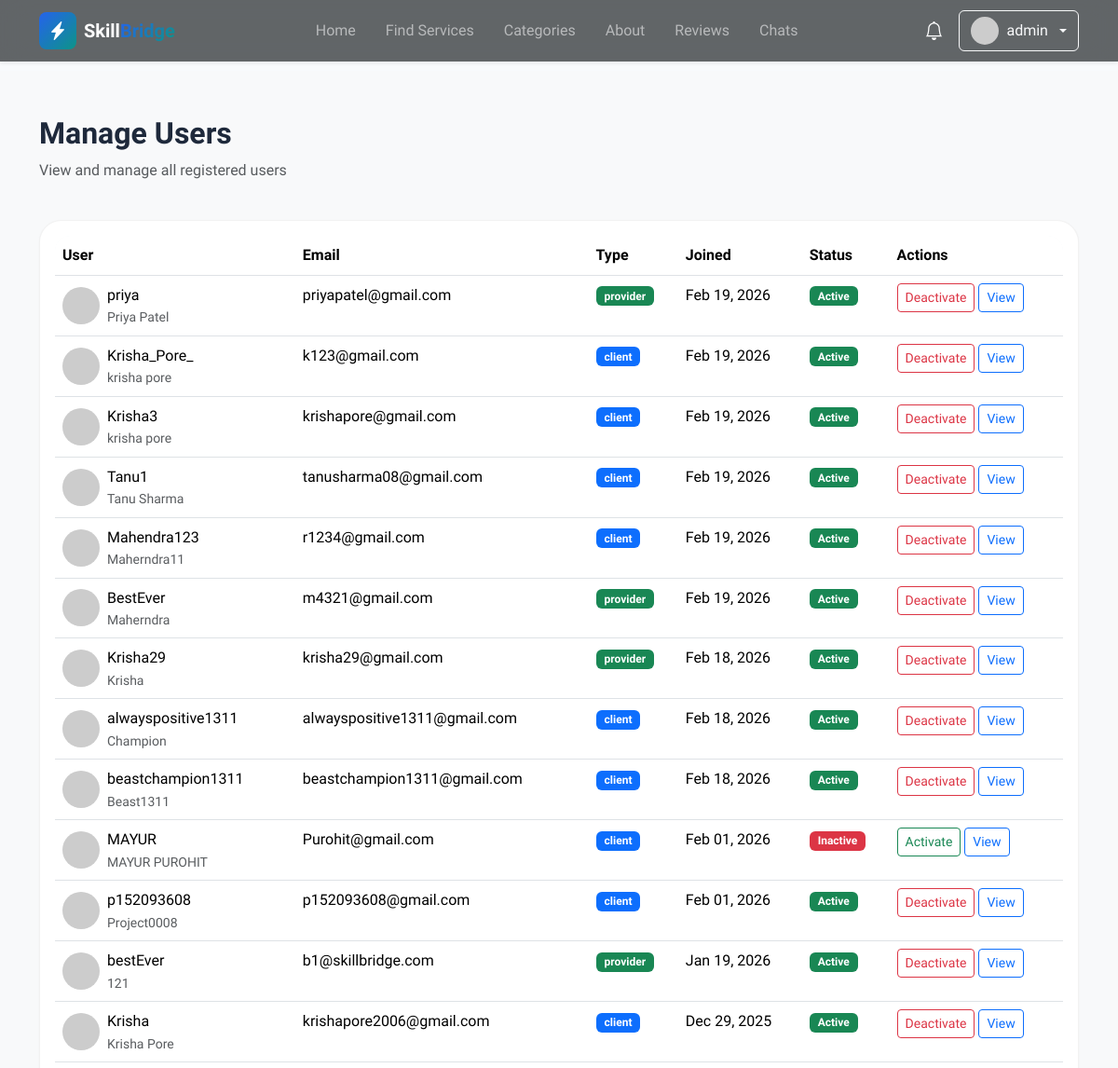
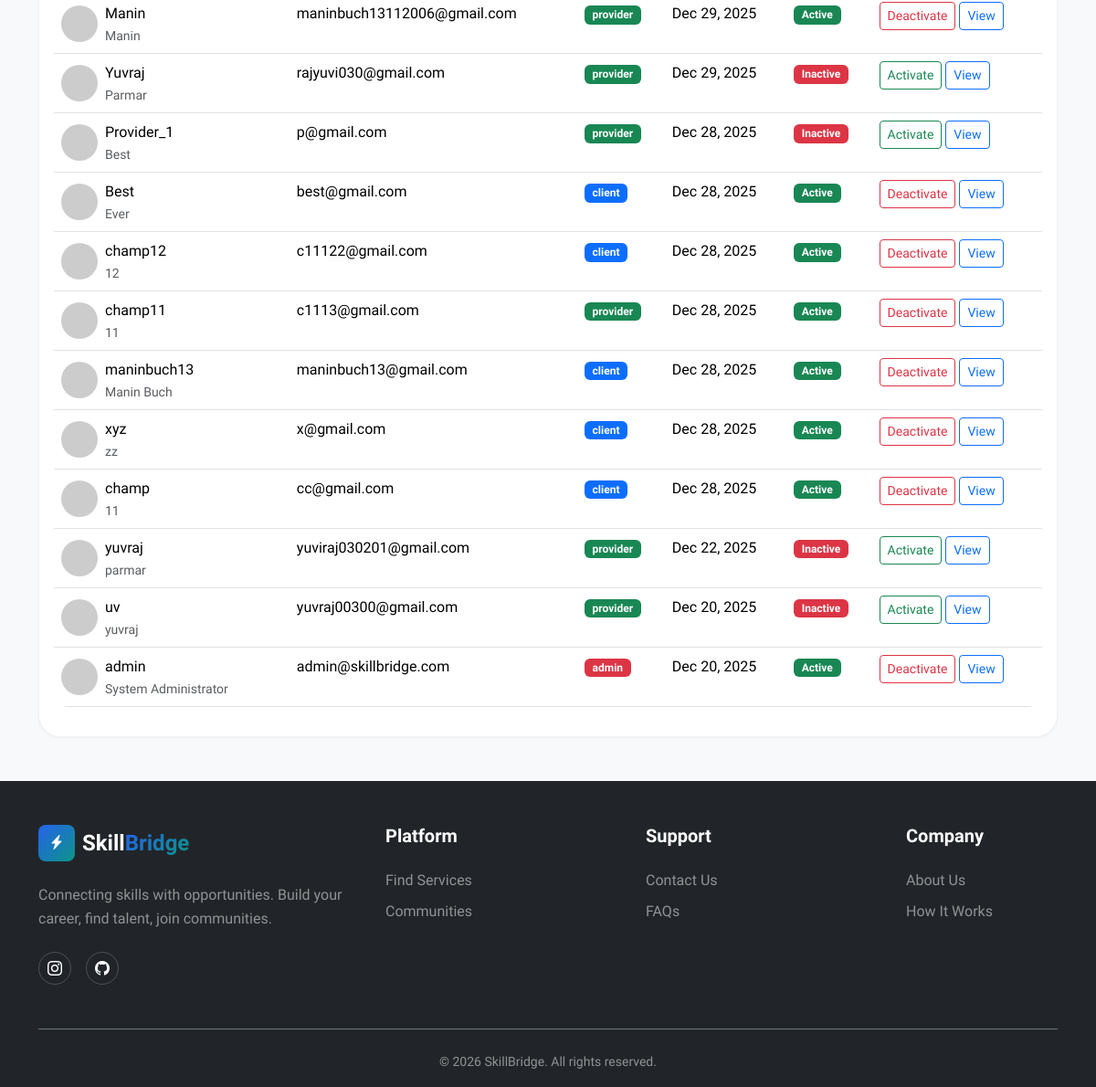
Page /admin/users (signed in) on the committed database (2 pictures, top to bottom).
### models.py (models this page shows, shortened)
class User(UserMixin, db.Model):
    __tablename__ = 'users'
    id = db.Column(db.Integer, primary_key=True)
    username = db.Column(db.String(80), unique=True, nullable=False, index=True)
    email = db.Column(db.String(120), unique=True, nullable=False, index=True)
    password_hash = db.Column(db.String(255), nullable=False)
    user_type = db.Column(db.String(20), nullable=False, default='client')
    full_name = db.Column(db.String(100))
    bio = db.Column(db.Text)
    avatar_url = db.Column(db.String(255), default='default-avatar.png')
    phone = db.Column(db.String(20))
    is_active = db.Column(db.Boolean, default=True)
    is_verified = db.Column(db.Boolean, default=False)
    created_at = db.Column(db.DateTime, default=datetime.utcnow, nullable=False)
    updated_at = db.Column(db.DateTime, default=datetime.utcnow, onupdate=datetime.utcnow)
    services = db.relationship('Service', backref='provider', lazy='dynamic',
                              foreign_keys='Service.user_id')
    reviews = db.relationship('Review', backref='reviewer', lazy='dynamic',
                             foreign_keys='Review.user_id')
    orders_as_buyer = db.relationship('Order', backref='buyer', lazy='dynamic',
                                     foreign_keys='Order.buyer_id')
    orders_as_seller = db.relationship('Order', backref='seller', lazy='dynamic',
                                      foreign_keys='Order.seller_id')
    favorites = db.relationship('Favorite', backref='user', lazy='dynamic',
                               cascade='all, delete-orphan')
    notifications = db.relationship('Notification', backref='user', lazy='dynamic',
                                   cascade='all, delete-orphan')
    def is_admin(self):
        return self.user_type == 'admin'
    def get_unread_notifications_count(self):
        return self.notifications.filter_by(is_read=False).count()
    def get_recent_notifications(self, limit=5):
        return self.notifications.order_by(db.text('created_at desc')).limit(limit)
    def get_avatar_url(self):
        from flask import url_for
        if not self.avatar_url or self.avatar_url == 'default-avatar.png':
            return f"https://ui-avatars.com/api/?name={self.username}&background=random&color=fff&size=128"
        if self.avatar_url.startswith('http'):
            return self.avatar_url
        return url_for('static', filename='avatars/' + self.avatar_url)

### routes.py (the view)
@admin_bp.route('/users')
@admin_required
def users():
    users = User.query.order_by(User.created_at.desc()).all()
    return render_template('admin/users.html', users=users)

### routes.py (called while the page is built)
def admin_required(f):
    @wraps(f)
    def decorated_function(*args, **kwargs):
        if not current_user.is_authenticated or not current_user.is_admin():
            flash('You need admin privileges to access this page.', 'danger')
            return redirect(url_for('main.index'))
        return f(*args, **kwargs)
    return decorated_function

### templates/admin/users.html (shortened to what this page needs)
{% extends 'base.html' %}
{% block content %}
<section class="py-5 bg-light">
    <div class="container">
        <div class="row mb-4">
            <div class="col">
                <h2 class="fw-bold">Manage Users</h2>
                <p class="text-muted">View and manage all registered users</p>
            </div>
        </div>
        <div class="card">
            <div class="card-body">
                <div class="table-responsive">
                    <table class="table table-hover">
                        <thead>
                            <tr>
                                <th>User</th>
                                <th>Email</th>
                                <th>Type</th>
                                <th>Joined</th>
                                <th>Status</th>
                                <th>Actions</th>
                            </tr>
                        </thead>
                        <tbody>
                            {% for user in users %}
                            <tr>
                                <td>
                                    <div class="d-flex align-items-center">
                                        <img src="{{ url_for('static', filename='images/' + user.avatar_url) }}"
                                            class="rounded-circle me-2" width="40" height="40"
                                            onerror="this.src='https://via.placeholder.com/40?text={{ user.username[0].upper() }}'">
                                        <div>
                                            <div class="fw-medium">{{ user.username }}</div>
                                            <div class="small text-muted">{{ user.full_name or 'N/A' }}</div>
                                        </div>
                                    </div>
                                </td>
                                <td>{{ user.email }}</td>
                                <td>
                                    <span
                                        class="badge bg-{% if user.user_type == 'admin' %}danger{% elif user.user_type == 'provider' %}success{% else %}primary{% endif %}">
                                        {{ user.user_type }}
                                    </span>
                                </td>
                                <td>{{ user.created_at.strftime('%b %d, %Y') }}</td>
                                <td>
                                    <span class="badge bg-{% if user.is_active %}success{% else %}danger{% endif %}">
                                        {% if user.is_active %}Active{% else %}Inactive{% endif %}
                                    </span>
                                </td>
                                <td>
                                    <form method="POST"
                                        action="{{ url_for('admin.toggle_user_status', user_id=user.id) }}"
                                        class="d-inline">
                                        <button type="submit"
                                            class="btn btn-sm btn-outline-{% if user.is_active %}danger{% else %}success{% endif %}">
                                            {% if user.is_active %}Deactivate{% else %}Activate{% endif %}
                                        </button>
                                    </form>
                                    <a href="{{ url_for('user.profile', username=user.username) }}"
                                        class="btn btn-sm btn-outline-primary">
                                        View
                                    </a>
                                </td>
                            </tr>
                            {% endfor %}
                        </tbody>
                    </table>
                </div>
            </div>
        </div>
    </div>
</section>
{% endblock %}

### templates/components/header.html (shortened to what this page needs)
<header class="navbar navbar-expand-lg navbar-dark fixed-top shadow-sm"
    style="background-color: rgba(33, 37, 41, 0.7) !important; backdrop-filter: blur(15px);">
    <div class="container">
        <a class="navbar-brand d-flex align-items-center" href="{{ url_for('main.index') }}">
            <div class="logo-icon gradient-primary rounded-3 p-2 me-2">
                <i class="bi bi-lightning-charge-fill text-white"></i>
            </div>
            <span class="fw-bold">Skill<span class="text-gradient">Bridge</span></span>
        </a>
        <div class="collapse navbar-collapse" id="navbarNav">
            <ul class="navbar-nav mx-auto">
                <li class="nav-item">
                    <a class="nav-link" href="{{ url_for('main.index') }}">Home</a>
                </li>
                <li class="nav-item">
                    <a class="nav-link" href="{{ url_for('service.browse') }}">Find Services</a>
                </li>
                <li class="nav-item">
                    <a class="nav-link" href="{{ url_for('main.index') }}#categories">Categories</a>
                </li>
                <li class="nav-item">
                    <a class="nav-link" href="{{ url_for('main.about') }}">About</a>
                </li>
                <li class="nav-item">
                    <a class="nav-link" href="{{ url_for('main.reviews') }}">Reviews</a>
                </li>
                {% if current_user.is_authenticated %}
                <li class="nav-item">
                    <a class="nav-link" href="{{ url_for('user.chats') }}">Chats</a>
                </li>
                {% endif %}
            </ul>
            <div class="d-flex align-items-center gap-3 mt-3 mt-lg-0">
                {% if current_user.is_authenticated %}
                <div class="dropdown">
                    <button class="btn btn-link text-white position-relative p-0" type="button"
                        data-bs-toggle="dropdown">
                        <i class="bi bi-bell fs-5"></i>
                    </button>
                </div>
                <div class="dropdown">
                    <button class="btn btn-outline-light dropdown-toggle d-flex align-items-center gap-2" type="button"
                        data-bs-toggle="dropdown">
                        <img src="{{ current_user.get_avatar_url() }}" alt="Avatar" class="rounded-circle" width="30"
                            height="30">
                        <span>{{ current_user.username }}</span>
                    </button>
                </div>
                {% else %}
                <a href="{{ url_for('auth.login') }}" class="btn btn-outline-light">Log In</a>
                <a href="{{ url_for('auth.register') }}" class="btn btn-gradient-primary">Get Started</a>
                {% endif %}
            </div>
        </div>
    </div>
</header>
<div style="height: 76px;" id="navbar-spacer"></div>

### static/css/custom.css (style rules this page uses)
:root { --primary: #2563eb; --primary-hover: #1d4ed8; --accent: #0d9488; --background: #f8fafc; --foreground: #1e293b; --card: #ffffff; --border: #e2e8f0; --muted: #64748b; --muted-foreground: #94a3b8; --secondary: #f1f5f9; --success: #10b981; --danger: #ef4444; --primary-color: #2563eb; --primary-dark: #1d4ed8; --primary-light: #3b82f6; --accent-color: #0d9488; --card-bg: #ffffff; --gradient-primary: linear-gradient(135deg, #2563eb 0%, #0d9488 100%); --gradient-accent: linear-gradient(135deg, #f97316 0%, #fb923c 100%); --gradient-hero: linear-gradient(135deg, #1e293b, #334155); --shadow-sm: 0 1px 2px 0 rgba(0, 0, 0, 0.05); --shadow-md: 0 4px 6px -1px rgba(0, 0, 0, 0.08); --shadow-lg: 0 10px 15px -3px rgba(0, 0, 0, 0.08); --shadow-xl: 0 20px 25px -5px rgba(0, 0, 0, 0.1); --shadow-glow: 0 0 40px rgba(37, 99, 235, 0.25); --section-padding: 5rem 0; --radius: 0.75rem; --radius-sm: 0.5rem; --radius-md: 1rem; --radius-lg: 1.5rem; --radius-xl: 2rem; }
* { margin: 0; padding: 0; box-sizing: border-box; }
body { font-family: 'Sora', -apple-system, BlinkMacSystemFont, 'Segoe UI', sans-serif; background-color: var(--background); color: var(--foreground); line-height: 1.6; overflow-x: hidden; }
h1, h2, h3, h4, h5, h6 { font-weight: 700; line-height: 1.2; }
a { transition: all 0.3s ease; }
.gradient-primary { background: var(--gradient-primary); }
.text-gradient { background: var(--gradient-primary); -webkit-background-clip: text; -webkit-text-fill-color: transparent; background-clip: text; }
.navbar { backdrop-filter: blur(15px); background-color: rgba(33, 37, 41, 0.7) !important; transition: all 0.3s ease; }
.logo-icon { width: 40px; height: 40px; display: flex; align-items: center; justify-content: center; transition: all 0.3s ease; }
.nav-link { font-weight: 500; position: relative; padding: 0.5rem 1rem !important; }
.nav-link::after { content: ''; position: absolute; bottom: 0; left: 50%; width: 0; height: 2px; background: var(--gradient-primary); transition: all 0.3s ease; transform: translateX(-50%); }
.card { border-radius: var(--radius-lg); border: 1px solid rgba(0, 0, 0, 0.05); box-shadow: var(--shadow-sm); }
.table { border-radius: var(--radius-md); overflow: hidden; }
.table thead { background: var(--background); }
.badge { padding: 0.35em 0.75em; font-weight: 600; }
.btn { position: relative; overflow: hidden; transition: all 0.3s ease; }
.btn::before { content: ''; position: absolute; top: 50%; left: 50%; width: 0; height: 0; border-radius: 50%; background: rgba(255, 255, 255, 0.3); transform: translate(-50%, -50%); transition: width 0.6s, height 0.6s; }
.badge { animation: scaleIn 0.5s ease-out; }
html { scroll-behavior: smooth; }
img { transition: opacity 0.3s ease; }
.bi { transition: transform 0.3s ease; }

### rows in the picture
User: username "admin", full_name "System Administrator", email "admin@skillbridge.com", user_type "admin", created_at "Dec 20, 2025", is_active "Active"
User: username "priya", full_name "Priya Patel", email "priyapatel@gmail.com", user_type "provider", created_at "Feb 19, 2026", is_active "Active"
User: username "Krisha_Pore_", full_name "krisha pore", email "k123@gmail.com", user_type "client", created_at "Feb 19, 2026", is_active "Active"
User: username "Krisha3", full_name "krisha pore", email "krishapore@gmail.com", user_type "client", created_at "Feb 19, 2026", is_active "Active"
User: username "Tanu1", full_name "Tanu Sharma", email "tanusharma08@gmail.com", user_type "client", created_at "Feb 19, 2026", is_active "Active"
User: username "Mahendra123", full_name "Maherndra11", email "r1234@gmail.com", user_type "client", created_at "Feb 19, 2026", is_active "Active"
User: username "BestEver", full_name "Maherndra", email "m4321@gmail.com", user_type "provider", created_at "Feb 19, 2026", is_active "Active"
User: username "Krisha29", full_name "Krisha", email "krisha29@gmail.com", user_type "provider", created_at "Feb 18, 2026", is_active "Active"
User: username "alwayspositive1311", full_name "Champion", email "alwayspositive1311@gmail.com", user_type "client", created_at "Feb 18, 2026", is_active "Active"
User: username "beastchampion1311", full_name "Beast1311", email "beastchampion1311@gmail.com", user_type "client", created_at "Feb 18, 2026", is_active "Active"
User: username "MAYUR", full_name "MAYUR PUROHIT", email "Purohit@gmail.com", user_type "client", created_at "Feb 01, 2026", is_active "Inactive"
User: username "p152093608", full_name "Project0008", email "p152093608@gmail.com", user_type "client", created_at "Feb 01, 2026", is_active "Active"
User: username "bestEver", full_name "121", email "b1@skillbridge.com", user_type "provider", created_at "Jan 19, 2026", is_active "Active"
User: username "Krisha", full_name "Krisha Pore", email "krishapore2006@gmail.com", user_type "client", created_at "Dec 29, 2025", is_active "Active"
User: username "Manin", full_name "Manin", email "maninbuch13112006@gmail.com", user_type "provider", created_at "Dec 29, 2025", is_active "Active"
User: username "Yuvraj", full_name "Parmar", email "rajyuvi030@gmail.com", user_type "provider", created_at "Dec 29, 2025", is_active "Inactive"
User: username "Provider_1", full_name "Best", email "p@gmail.com", user_type "provider", created_at "Dec 28, 2025", is_active "Inactive"
User: username "Best", full_name "Ever", email "best@gmail.com", user_type "client", created_at "Dec 28, 2025", is_active "Active"
User: username "champ12", full_name "12", email "c11122@gmail.com", user_type "client", created_at "Dec 28, 2025", is_active "Active"
User: username "champ11", full_name "11", email "c1113@gmail.com", user_type "provider", created_at "Dec 28, 2025", is_active "Active"
User: username "maninbuch13", full_name "Manin Buch", email "maninbuch13@gmail.com", user_type "client", created_at "Dec 28, 2025", is_active "Active"
User: username "xyz", full_name "zz", email "x@gmail.com", user_type "client", created_at "Dec 28, 2025", is_active "Active"
User: username "champ", full_name "11", email "cc@gmail.com", user_type "client", created_at "Dec 28, 2025", is_active "Active"
User: username "yuvraj", full_name "parmar", email "yuviraj030201@gmail.com", user_type "provider", created_at "Dec 22, 2025", is_active "Inactive"
User: username "uv", full_name "yuvraj", email "yuvraj00300@gmail.com", user_type "provider", created_at "Dec 20, 2025", is_active "Inactive"
